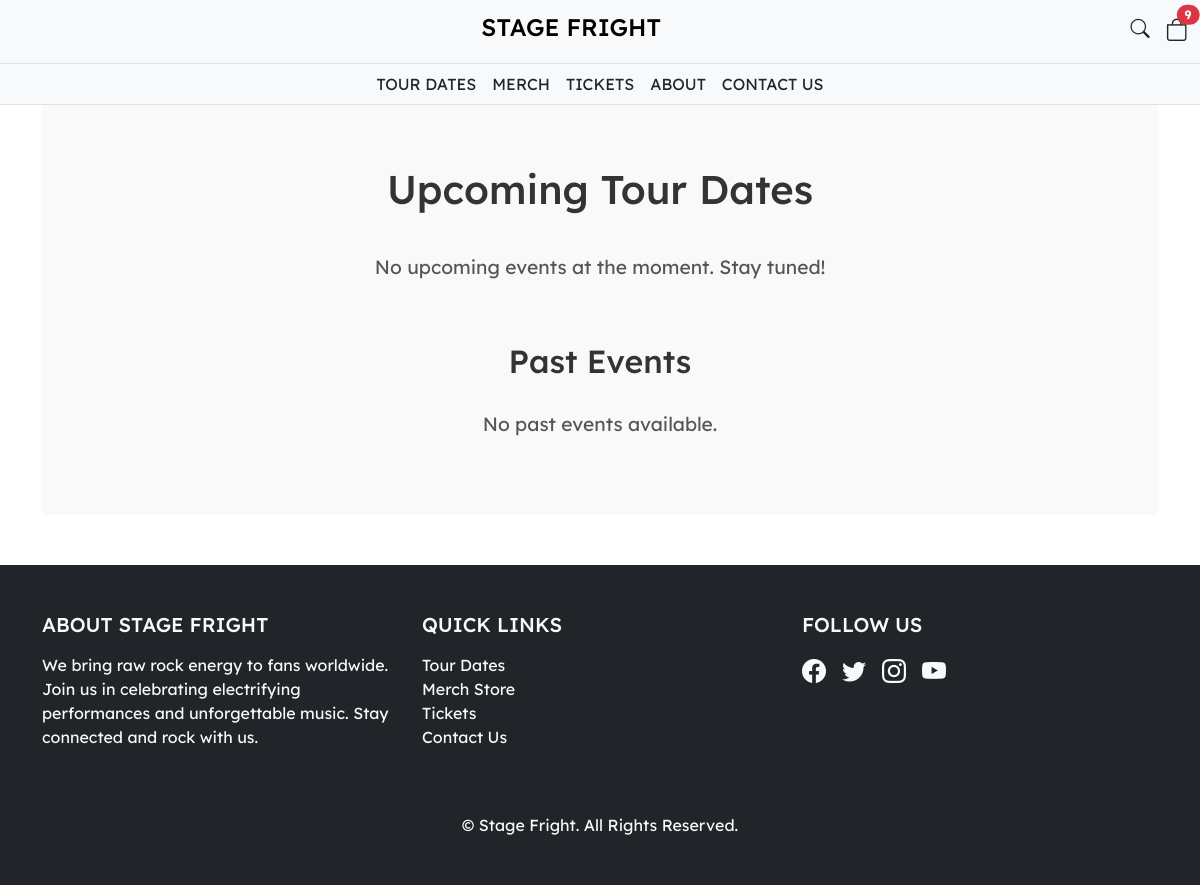
The page /tour-dates/ (signed in) on the database as committed earlier.
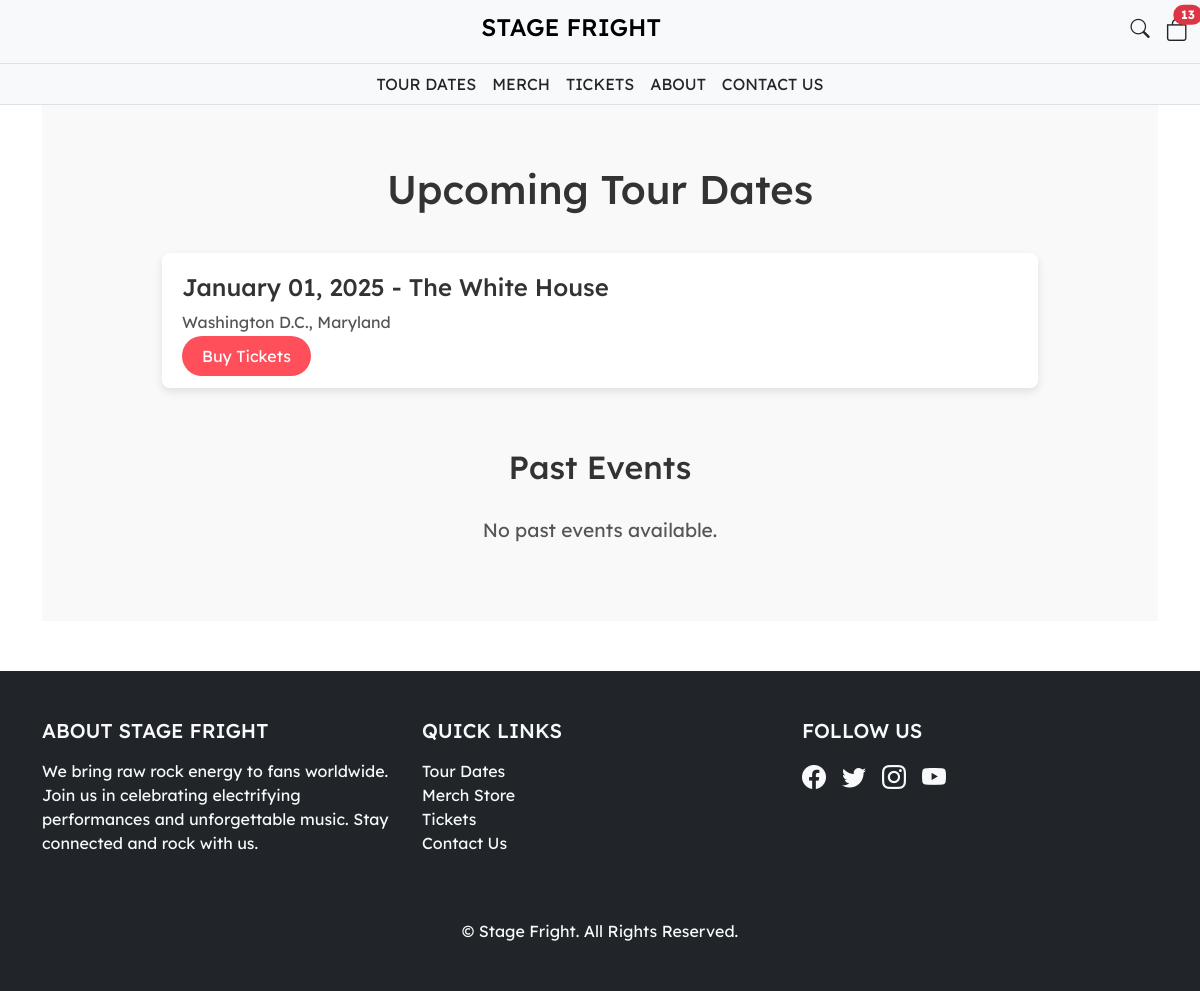
The same page on the database as committed later.
### store/models.py (models this page shows, shortened)
class UpcomingTourDates(models.Model):
  date = models.DateTimeField(auto_now_add=False)
  venue = models.CharField(max_length=200, null=True)
  city = models.CharField(max_length=200, null=True)
  state = models.CharField(max_length=200, null=True)

### store/views.py (the view)
# urls.py: path('tour-dates/', views.tourdates, name="tour-dates"),
def tourdates(request):
  data = cartData(request)
  cartItems = data['cartItems']
  upcoming_events = UpcomingTourDates.objects.all().order_by('date')
  past_events = PastEvents.objects.all().order_by("-date")
  products = Product.objects.all()
  context = {'products': products, 'cartItems': cartItems, 'upcoming_events': upcoming_events, 'past_events': past_events}
  return render(request, 'store/tourdates.html', context)

### store/models.py (called while the page is built)
  @property
  def get_cart_items(self):
    orderitems = self.orderitem_set.all()
    total = sum([ item.quantity for item in orderitems ])
    return total

### store/utils.py (called while the page is built)
def cartData(request):
  if request.user.is_authenticated:
    customer = request.user.customer
    order, created = Order.objects.get_or_create(customer=customer, complete=False)
    items = order.orderitem_set.all()
    cartItems = order.get_cart_items
  else:
    cookieData = cookieCart(request)
    cartItems = cookieData['cartItems']
    order = cookieData['order']
    items = cookieData['items']
  return {'cartItems': cartItems, 'order': order, 'items': items}

### store/templates/store/tourdates.html
{% extends 'store/main.html' %}
{% load static %}
{% block content %}
<div class="tour-dates-page" style="padding: 60px 20px; background-color: #f9f9f9;">
  <div class="container" style="max-width: 900px; margin: auto;">
    <h1 style="font-size: 2.5rem; text-align: center; margin-bottom: 40px; color: #333;">Upcoming Tour Dates</h1>
    <div class="upcoming-events" style="margin-bottom: 60px;">
      {% if upcoming_events %}
      <ul style="list-style: none; padding: 0;">
        {% for event in upcoming_events %}
        <li style="margin-bottom: 20px; padding: 20px; background-color: #fff; border-radius: 8px; box-shadow: 0 4px 10px rgba(0, 0, 0, 0.1);">
          <h3 style="font-size: 1.5rem; color: #333;">{{ event.date|date:"F d, Y" }} - {{ event.venue }}</h3>
          <p style="color: #555; margin: 5px 0;">{{ event.city }}, {{ event.state }}</p>
          <div style="margin-top: 10px;">
            <a href="/tickets" style="background-color: #ff4f5a; color: white; padding: 10px 20px; border-radius: 50px; text-decoration: none; font-size: 1rem;">Buy Tickets</a>
          </div>
        </li>
        {% endfor %}
      </ul>
      {% else %}
      <p style="font-size: 1.2rem; text-align: center; color: #555;">No upcoming events at the moment. Stay tuned!</p>
      {% endif %}
    </div>
    <div class="past-events">
      <h2 style="font-size: 2rem; text-align: center; margin-bottom: 30px; color: #333;">Past Events</h2>
      {% if past_events %}
      <ul style="list-style: none; padding: 0;">
        {% for event in past_events %}
        <li style="margin-bottom: 20px; padding: 20px; background-color: #f4f4f4; border-radius: 8px; box-shadow: 0 4px 8px rgba(0, 0, 0, 0.1);">
          <h3 style="font-size: 1.5rem; color: #555;">{{ event.date|date:"F d, Y" }} - {{ event.venue }}</h3>
          <p style="color: #777; margin: 5px 0;">{{ event.city }}, {{ event.state }}</p>
        </li>
        {% endfor %}
      </ul>
      {% else %}
      <p style="font-size: 1.2rem; text-align: center; color: #555;">No past events available.</p>
      {% endif %}
    </div>
  </div>
</div>
{% endblock content %}

Rows that differ between the two databases and show on the page:
added UpcomingTourDates: date "January 01, 2025", venue "The White House", city "Washington D.C.", state "Maryland"
Other text that changed with them:
{{ cartItems }}: "9" → "13"
text no longer shown: "No upcoming events at the moment. Stay tuned!"
